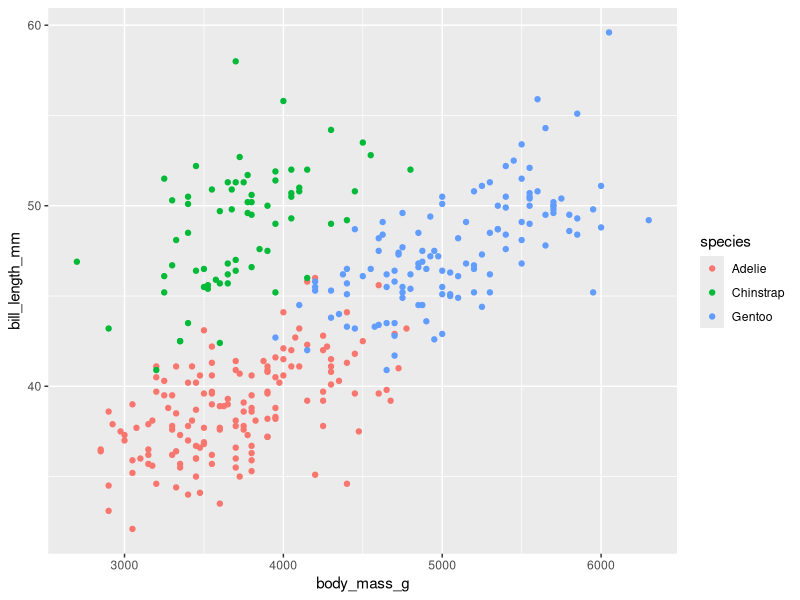
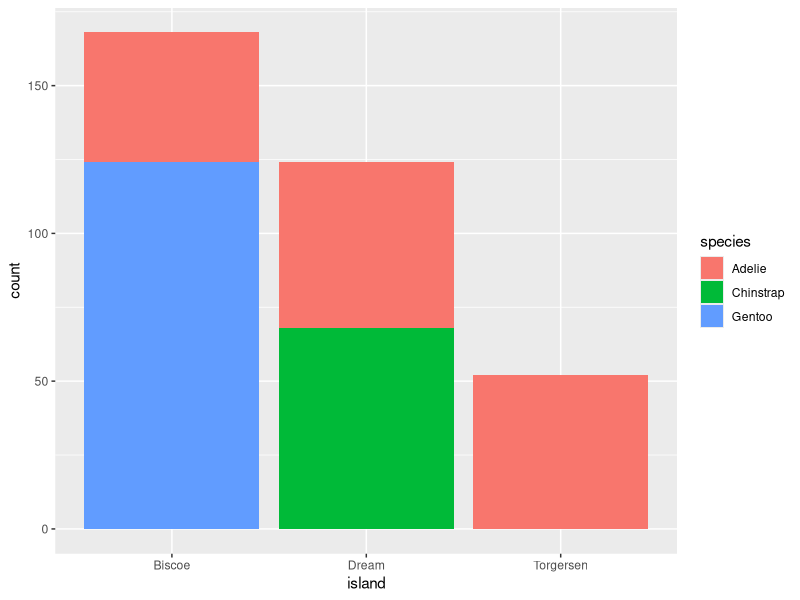
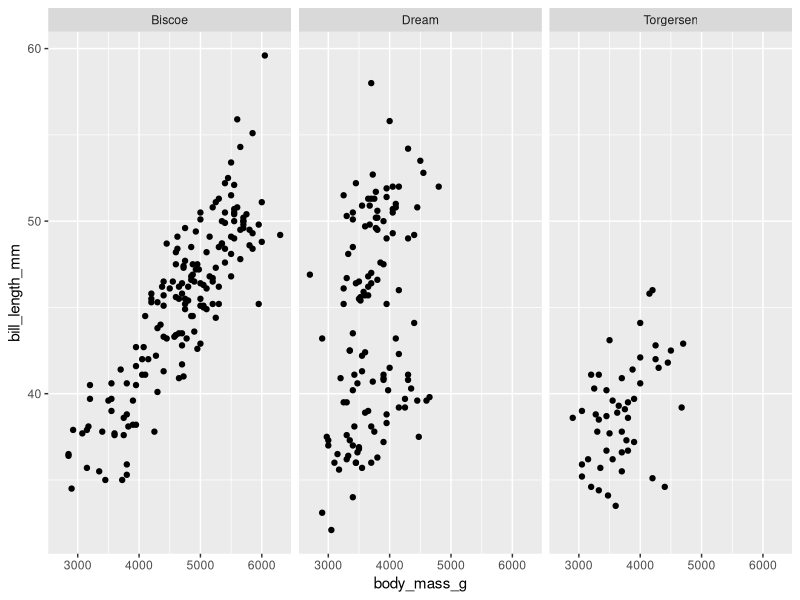

Write R code to recreate these figures, in order.
install.packages("tidyverse")


#put libraries here
library(dplyr)
library(readr)
library(ggplot2)
library(tidyverse)


#data_set

correct <- read.csv("01/correct_format.csv")
new <- read.csv("01/new_file.csv")

glimpse(correct)
glimpse(new)


count(correct)
count(new)

correct %>% count(species) 
correct %>% count(island) 
new %>% count(island) 

correct_stats <- group_by(correct, species) %>%
   summarise(mean = mean(bill_length_mm, na.rm = T))


new_stats <- group_by(new, penguin_species) %>%
  summarise(mean = mean(bill_length_mm, na.rm = T))    

new_columns <- rename(new,species = penguin_species)

all_data <- full_join(correct, new_columns)

ggplot(all_data, aes(x=body_mass_g, y= bill_length_mm, color = species)) +
  geom_point()

ggplot(all_data, aes(x = island, fill = species)) +
  geom_bar()

ggplot(all_data, aes(x=body_mass_g, y= bill_length_mm)) +
  geom_point() + 
  facet_wrap(~island)

